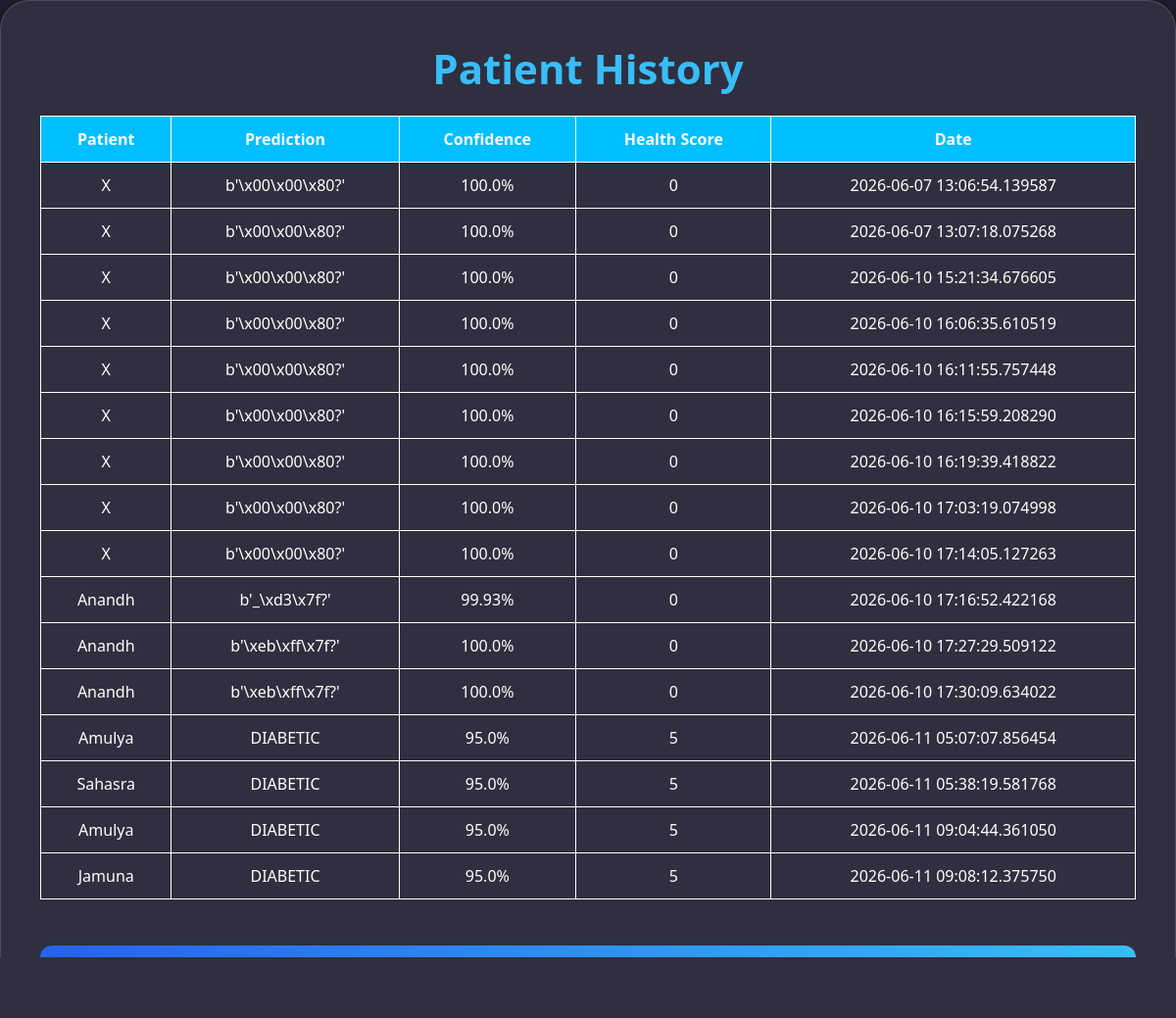
The page /history (signed in) on the database its author committed.
### app.py (models this page shows)
class PatientHistory(db.Model):
    id = db.Column(
        db.Integer,
        primary_key=True
    )
    username = db.Column(
        db.String(100)
    )
    patient_name = db.Column(
        db.String(100)
    )
    prediction = db.Column(
        db.String(100)
    )
    confidence = db.Column(
        db.Float
    )
    health_score = db.Column(
        db.Integer
    )
    created_at = db.Column(
        db.DateTime,
        default=datetime.utcnow
    )

### app.py (the view)
@app.route('/history')
def history():
    if 'user' not in session:
        return redirect('/login')
    records = PatientHistory.query.filter_by(
        username=session['user']
    ).all()
    return render_template(
        'history.html',
        records=records
    )

### templates/history.html (shortened to what this page needs)
<!DOCTYPE html>
<html>
<head>
    <link
    rel="stylesheet"
    href="{{ url_for('static', filename='style.css') }}"
    >
</head>
<body>
<div class="glass-card">
    <h1>Patient History</h1>
    <table>
        <tr>
            <th>Patient</th>
            <th>Prediction</th>
            <th>Confidence</th>
            <th>Health Score</th>
            <th>Date</th>
        </tr>
        {% for row in records %}
        <tr>
            <td>{{ row.patient_name }}</td>
            <td>{{ row.prediction }}</td>
            <td>{{ row.confidence }}%</td>
            <td>{{ row.health_score }}</td>
            <td>{{ row.created_at }}</td>
        </tr>
        {% endfor %}
    </table>
    <br>
    <a href="/">
        <button>
        </button>
    </a>
</div>
</body>
</html>

### static/style.css (style rules this page uses)
* { margin:0; padding:0; box-sizing:border-box; }
body { font-family:'Segoe UI',sans-serif; background:#1e1e2f; color:white; margin:0; padding:0; min-height:100vh; }
.glass-card { background:rgba(255,255,255,0.08); border:1px solid rgba(255,255,255,0.15); border-radius:30px; backdrop-filter:blur(15px); box-shadow: 0 8px 32px rgba(0,0,0,0.5); padding:40px; animation:fadeIn 1s ease; }
.glass-card h1 { text-align:center; font-size:42px; color:#38bdf8; margin-bottom:10px; }
button { padding:16px; border:none; border-radius:15px; background:linear-gradient( 135deg, #2563eb, #38bdf8 ); color:white; font-size:18px; font-weight:600; cursor:pointer; transition:0.3s; }
h1 { text-align:center; color:#27aeef; }
button { width:100%; padding:14px; margin-top:25px; border:none; border-radius:12px; background:linear-gradient( 90deg, #2563eb, #38bdf8 ); color:white; font-size:16px; font-weight:bold; cursor:pointer; }

### templates/history.html (style rules this page uses)
table { width:100%; border-collapse:collapse; margin-top:20px; }
th,td { border:1px solid white; padding:12px; text-align:center; }
th { background:#00bfff; color:white; }
td { color:white; }

### rows shown on the page
PatientHistory: patient_name "X", prediction "b'\\x00\\x00\\x80?'", confidence "100.0", health_score "0", created_at "2026-06-07 13:06:54.139587"
PatientHistory: patient_name "X", prediction "b'\\x00\\x00\\x80?'", confidence "100.0", health_score "0", created_at "2026-06-07 13:07:18.075268"
PatientHistory: patient_name "X", prediction "b'\\x00\\x00\\x80?'", confidence "100.0", health_score "0", created_at "2026-06-10 15:21:34.676605"
PatientHistory: patient_name "X", prediction "b'\\x00\\x00\\x80?'", confidence "100.0", health_score "0", created_at "2026-06-10 16:06:35.610519"
PatientHistory: patient_name "X", prediction "b'\\x00\\x00\\x80?'", confidence "100.0", health_score "0", created_at "2026-06-10 16:11:55.757448"
PatientHistory: patient_name "X", prediction "b'\\x00\\x00\\x80?'", confidence "100.0", health_score "0", created_at "2026-06-10 16:15:59.208290"
PatientHistory: patient_name "X", prediction "b'\\x00\\x00\\x80?'", confidence "100.0", health_score "0", created_at "2026-06-10 16:19:39.418822"
PatientHistory: patient_name "X", prediction "b'\\x00\\x00\\x80?'", confidence "100.0", health_score "0", created_at "2026-06-10 17:03:19.074998"
PatientHistory: patient_name "X", prediction "b'\\x00\\x00\\x80?'", confidence "100.0", health_score "0", created_at "2026-06-10 17:14:05.127263"
PatientHistory: patient_name "Anandh", prediction "b'_\\xd3\\x7f?'", confidence "99.93", health_score "0", created_at "2026-06-10 17:16:52.422168"
PatientHistory: patient_name "Anandh", prediction "b'\\xeb\\xff\\x7f?'", confidence "100.0", health_score "0", created_at "2026-06-10 17:27:29.509122"
PatientHistory: patient_name "Anandh", prediction "b'\\xeb\\xff\\x7f?'", confidence "100.0", health_score "0", created_at "2026-06-10 17:30:09.634022"
PatientHistory: patient_name "Amulya", prediction "DIABETIC", confidence "95.0", health_score "5", created_at "2026-06-11 05:07:07.856454"
PatientHistory: patient_name "Sahasra", prediction "DIABETIC", confidence "95.0", health_score "5", created_at "2026-06-11 05:38:19.581768"
PatientHistory: patient_name "Amulya", prediction "DIABETIC", confidence "95.0", health_score "5", created_at "2026-06-11 09:04:44.361050"
PatientHistory: patient_name "Jamuna", prediction "DIABETIC", confidence "95.0", health_score "5", created_at "2026-06-11 09:08:12.375750"
